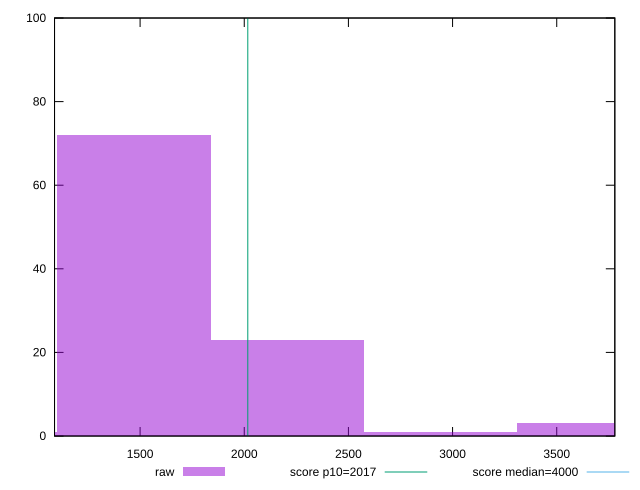

Here is the gnuplot script that generated this plot:
reset

$raw <<EOF
2942.3325307964233 1
3677.915663495529 3
1471.1662653982116 72
735.5831326991058 1
2206.7493980973177 23
EOF

set key outside below
set boxwidth 735.5831326991058
set xrange [1089.296:3778.871999999977]
set yrange [0:100]
set trange [0:100]
set style fill transparent solid 0.5 noborder

set parametric
set terminal svg size 640, 490 enhanced background rgb 'white'
set output "report/report_00029_2021-02-24T13-36-40.390Z/mainthread-work-breakdown/samples/agenda/raw/histogram.svg"

plot $raw title "raw" with boxes, \
     2017,t title "score p10=2017", \
     4000,t title "score median=4000"

reset
